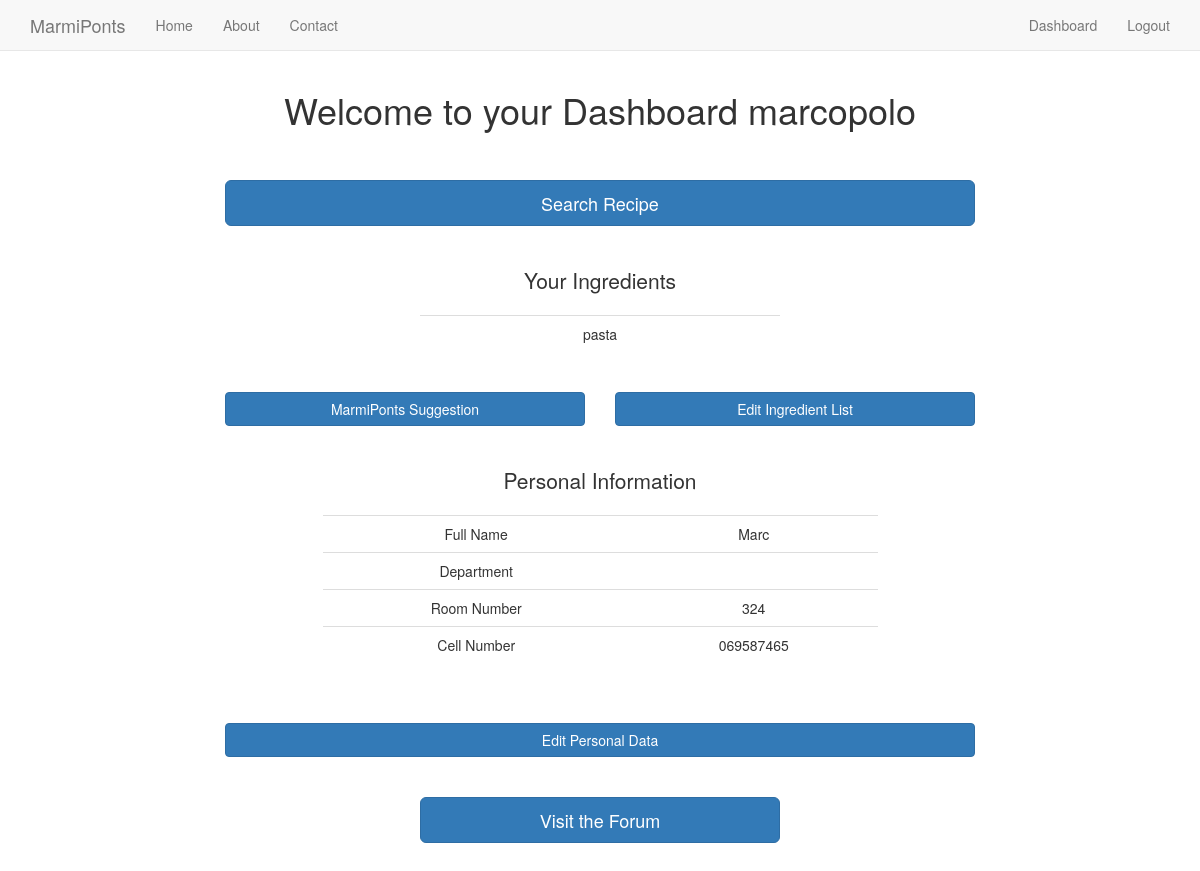
The app's page /dashboard/ (signed in) with its own data.
### Core/models.py (models this page shows, shortened)
class Ingredient(models.Model):
	user = models.ForeignKey(User)
	ingredient = models.CharField(max_length=20, null=False, blank=False)

class Information(models.Model):
    user = models.ForeignKey(User)
    Last_name = models.CharField(max_length=15, null=True, blank=True)
    First_name = models.CharField(max_length=15, null=True, blank=True)
    Departement = models.CharField(max_length=15, null=True, blank=True)
    Room_number = models.CharField(max_length=10)
    Telephone_number = models.CharField(max_length=13, null=True, blank=True)
    pub_date = models.DateTimeField(auto_now_add=True, null=True, blank=True)

### Core/views.py (the view)
# urls.py: url(r'^dashboard/$', 'Core.views.dashboard', name='dashboard'),
@login_required
def dashboard(request):
	context={}
	Information_list = Information.objects.filter(user=request.user)
	Ingredient_list = Ingredient.objects.filter(user=request.user)
	Text_Info_Perso= "You did not edited your Personal Data! Do it ASAP to enjoy MarmiPonts"
	Text_Info_Ingred= "You have nothing in your Ingredient list!"
	if len(Information_list)>0:
		context["info"]= Information_list[0]
	else:
		context["textinfo_perso"]= Text_Info_Perso
	if len(Ingredient_list)>0:
		context["ingred"] = Ingredient_list
	else:
		context["textinfo_ingred"]=Text_Info_Ingred
	return render(request, "dashboard.html",context)

### templates/dashboard.html (shortened to what this page needs)
{% extends "base.html" %}
{% load staticfiles %}
{%block content%}
<h1 class=' text-align-center'>  Welcome to your Dashboard {{user}} </h1>
<br> <br>
<div class='row'>
	<div class='col-sm-8 col-sm-offset-2'>
			<form action="{% url 'search'%}" method="GET">
			<input class='btn  btn-primary btn-block btn-lg' type="submit" value="Search Recipe"/>
			</form>
	</div>
</div>
<br> <br>
{% if ingred %}
<div class='row'>
	<div class='col-sm-4 col-sm-offset-4'>
	<p class='lead text-align-center'> Your Ingredients </p>
<table class='table'>
	{% for instance in ingred %}
		<tr><td class='text-align-center'> {{instance.ingredient}} 	</td></tr>
	{%endfor%}
</table>
</div>
</div>
{% endif %}
<div class='row'>
	<div class='col-sm-4 col-sm-offset-2'>
			<form action="{% url 'suggest'%}" method="GET">
			<input class='btn  btn-primary btn-block' type="submit" value="MarmiPonts Suggestion"/>
			</form>
	</div>
	<div class='col-sm-4'>
			<form action="{% url 'ingredients'%}" method="GET">
			<input class='btn  btn-primary btn-block' type="submit" value="Edit Ingredient List"/>
			</form>
	</div>
</div>
<br> <br>
{% if info %}
<div class='row'>
	<div class='col-sm-6 col-sm-offset-3'>
	<p class='lead text-align-center'> Personal Information </p>
<table class='table'>
		<tr><td class='text-align-center'> Full Name 	</td><td class='text-align-center'>{{info.First_name}} {{info.Last_name}}</td></tr>
		<tr><td class='text-align-center'> Department </td><td class='text-align-center'>{{info.Departement}}</td></tr>
		<tr><td class='text-align-center'> Room Number </td><td class='text-align-center'>{{info.Room_number}}</td></tr>
		<tr><td class='text-align-center'> Cell Number </td><td class='text-align-center'>{{info.Telephone_number}}</td></tr>
</table>
</div>
</div>
{% endif %}
<br>
<div class='row'>
	<div class='col-sm-8 col-sm-offset-2'>
			<form action="{% url 'personalinfo'%}" method="GET">
			<input class='btn  btn-primary btn-block' type="submit" value="Edit Personal Data"/>
			</form>
	</div>
</div>
<br> <br>
<div class='row'>
	<div class='col-sm-4 col-sm-offset-4'>
			<form action="{% url 'forum'%}" method="GET">
			<input class='btn  btn-primary btn-block btn-lg' type="submit" value="Visit the Forum"/>
			</form>
	</div>
</div>
{%endblock%}

### static_in_pro/our_static/css/navbar-static-top.css (style rules this page uses)
body { min-height: 1000px; }

### static_in_pro/our_static/css/custom.css (style rules this page uses)
.text-align-center { text-align: center; }

### records on screen
Ingredient: ingredient "pasta"
Information: First_name "Marc", Room_number "324", Telephone_number "069587465"

### other values on screen
{{ user }} "marcopolo"
